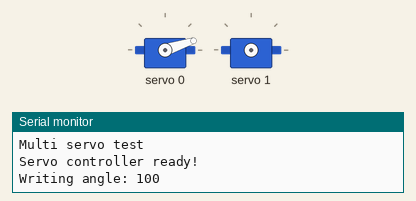
The sketch below on a simulated Arduino Uno, built with avr-gcc and run on an emulated ATmega328P. On the bench: 2 × servo, the last lines printed to the serial monitor.

Above: at 0.05 s.
At 0.55 s:
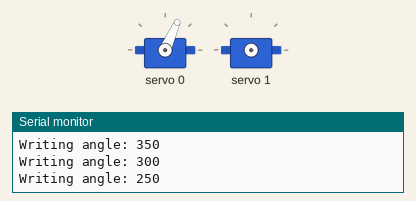
At 0.95 s:
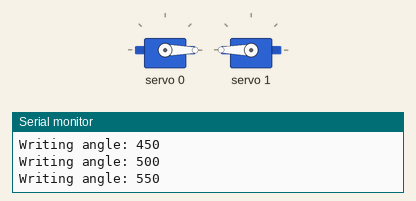
At 1.3 s:
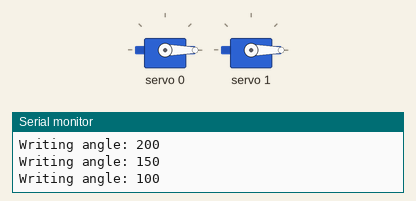
Timing chart, 0 to 3.0 s (numbered marks = the images above):
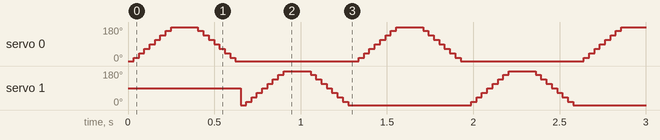

The sketch:

MultiServoControl.ino
```cpp
#include <Wire.h>
#include <Adafruit_PWMServoDriver.h>

Adafruit_PWMServoDriver pwm = Adafruit_PWMServoDriver(0x40); ;
int servoCount = 1;
int minAngle = 100;
int maxAngle = 600;
int servoDelay = 1000;

void setup() {
  Serial.begin(9600);
  Serial.println("Multi servo test");

  pwm.begin();

  Wire.begin();       // Start I2C communication
  pwm.begin();        // Start the servo controller
  pwm.setPWMFreq(50); // Set frequency to 50Hz for servos

  Serial.println("Servo controller ready!");
}

int reps = 0;
int repMax = 3;

void loop() {
  if (reps < repMax) {
    Oscillate(0);
    Oscillate(1);

    Serial.print("Rep: ");
    Serial.println(reps);
    reps++;
  } else {
  }
}

void CalculateMinAngle() {
  for (int i = maxAngle; i >= minAngle; i -= 50) {
    Serial.print("Writing angle: ");
    Serial.println(i);
    pwm.setPWM(0, 0, i);
    delay(servoDelay);
  }
}

void Oscillate(int servo) {
  for (int i = minAngle; i <= maxAngle * 2 - minAngle; i+= 50) {

    int angleToWrite = i;

    if (i > maxAngle)
      angleToWrite = maxAngle * 2 - i;

    Serial.print("Writing angle: ");
    Serial.println(angleToWrite);

    pwm.setPWM(servo, 0, angleToWrite);
    delay(30);
  }
}
```

Measured:
- by itself, servo 0: repeats every 1.3 s: 42° 0.03 s, 66° 0.03 s, 89° 0.03 s, 113° 0.03 s, 137° 0.03 s, 160° 0.03 s, 180° 0.16 s, 160° 0.03 s, 137° 0.03 s, 113° 0.03 s, 89° 0.03 s, 66° 0.03 s, 42° 0.03 s, 18° 0.03 s, 0° 0.71 s, 18° 0.03 s, until it stays 0° from 3.2 s
- by itself, servo 1: repeats every 1.3 s: 18° 0.03 s, 42° 0.03 s, 66° 0.03 s, 89° 0.03 s, 113° 0.03 s, 137° 0.03 s, 160° 0.03 s, 180° 0.16 s, 160° 0.03 s, 137° 0.03 s, 113° 0.03 s, 89° 0.03 s, 66° 0.03 s, 42° 0.03 s, 18° 0.03 s, 0° 0.71 s, until it stays 0° from 3.9 s
